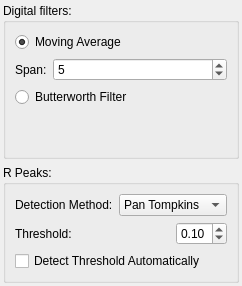
        <widget class="QWidget" name="tabDigitalFilters">
         <attribute name="title">
          <string>Digital Filters</string>
         </attribute>
         <layout class="QVBoxLayout" name="verticalLayout_6">
          <property name="margin">
           <number>3</number>
          </property>
          <item>
           <widget class="QGroupBox" name="groupBoxDigitalFilters">
            <property name="sizePolicy">
             <sizepolicy hsizetype="Minimum" vsizetype="Minimum">
              <horstretch>1</horstretch>
              <verstretch>2</verstretch>
             </sizepolicy>
            </property>
            <property name="minimumSize">
             <size>
              <width>210</width>
              <height>0</height>
             </size>
            </property>
            <property name="maximumSize">
             <size>
              <width>16777215</width>
              <height>16777215</height>
             </size>
            </property>
            <property name="title">
             <string>Digital filters:</string>
            </property>
            <layout class="QVBoxLayout" name="verticalLayout_5">
             <item>
              <widget class="QRadioButton" name="radioButtonMovingAverage">
               <property name="sizePolicy">
                <sizepolicy hsizetype="Minimum" vsizetype="Fixed">
                 <horstretch>0</horstretch>
                 <verstretch>2</verstretch>
                </sizepolicy>
               </property>
               <property name="text">
                <string>Moving Average</string>
               </property>
               <property name="checked">
                <bool>true</bool>
               </property>
              </widget>
             </item>
             <item>
              <layout class="QHBoxLayout" name="horizontalLayout_2">
               <item>
                <widget class="QLabel" name="labelSpan">
                 <property name="text">
                  <string>Span:</string>
                 </property>
                </widget>
               </item>
               <item>
                <widget class="QSpinBox" name="spinBoxMovingAverageSpan">
                 <property name="sizePolicy">
                  <sizepolicy hsizetype="Minimum" vsizetype="Fixed">
                   <horstretch>2</horstretch>
                   <verstretch>0</verstretch>
                  </sizepolicy>
                 </property>
                 <property name="value">
                  <number>5</number>
                 </property>
                </widget>
               </item>
              </layout>
             </item>
             <item>
              <widget class="QRadioButton" name="radioButtonButterworthFilter">
               <property name="sizePolicy">
                <sizepolicy hsizetype="Minimum" vsizetype="Fixed">
                 <horstretch>0</horstretch>
                 <verstretch>2</verstretch>
                </sizepolicy>
               </property>
               <property name="text">
                <string>Butterworth Filter</string>
               </property>
              </widget>
             </item>
             <item>
              <spacer name="verticalSpacer">
               <property name="orientation">
                <enum>Qt::Vertical</enum>
               </property>
               <property name="sizeHint" stdset="0">
                <size>
                 <width>20</width>
                 <height>40</height>
                </size>
               </property>
              </spacer>
             </item>
            </layout>
           </widget>
          </item>
          <item>
           <widget class="QGroupBox" name="groupBox_4">
            <property name="title">
             <string>R Peaks:</string>
            </property>
            <layout class="QHBoxLayout" name="horizontalLayout_10">
             <item>
              <layout class="QVBoxLayout" name="verticalLayout_7">
               <property name="topMargin">
                <number>0</number>
               </property>
               <item>
                <layout class="QHBoxLayout" name="horizontalLayout_4">
                 <property name="bottomMargin">
                  <number>0</number>
                 </property>
                 <item>
                  <widget class="QLabel" name="label">
                   <property name="text">
                    <string>Detection Method:</string>
                   </property>
                  </widget>
                 </item>
                 <item>
                  <widget class="QComboBox" name="comboBoxRPeaksDetectionMethod">
                   <property name="sizePolicy">
                    <sizepolicy hsizetype="Preferred" vsizetype="Fixed">
                     <horstretch>2</horstretch>
                     <verstretch>0</verstretch>
                    </sizepolicy>
                   </property>
                   <item>
                    <property name="text">
                     <string>Pan Tompkins</string>
                    </property>
                   </item>
                   <item>
                    <property name="text">
                     <string>Hilbert</string>
                    </property>
                   </item>
                  </widget>
                 </item>
                </layout>
               </item>
               <item>
                <layout class="QHBoxLayout" name="horizontalLayout_7">
                 <property name="bottomMargin">
                  <number>0</number>
                 </property>
                 <item>
                  <widget class="QLabel" name="label_3">
                   <property name="text">
                    <string>Threshold:</string>
                   </property>
                  </widget>
                 </item>
                 <item>
                  <spacer name="horizontalSpacer">
                   <property name="orientation">
                    <enum>Qt::Horizontal</enum>
                   </property>
                   <property name="sizeHint" stdset="0">
                    <size>
                     <width>40</width>
                     <height>20</height>
                    </size>
                   </property>
                  </spacer>
                 </item>
                 <item>
                  <widget class="QDoubleSpinBox" name="doubleSpinBoxRPeaksThreshold">
                   <property name="minimumSize">
                    <size>
                     <width>50</width>
                     <height>0</height>
                    </size>
                   </property>
                   <property name="maximum">
                    <double>0.900000000000000</double>
                   </property>
                   <property name="singleStep">
                    <double>0.100000000000000</double>
                   </property>
                   <property name="value">
                    <double>0.100000000000000</double>
                   </property>
                  </widget>
                 </item>
                </layout>
               </item>
               <item>
                <layout class="QHBoxLayout" name="horizontalLayout_8">
                 <property name="bottomMargin">
                  <number>0</number>
                 </property>
                 <item>
                  <widget class="QCheckBox" name="checkBoxRPeaksDetectThresholdAutomatically">
                   <property name="text">
                    <string>Detect Threshold Automatically</string>
                   </property>
                  </widget>
                 </item>
                </layout>
               </item>
              </layout>
             </item>
            </layout>
            <zorder></zorder>
           </widget>
          </item>
         </layout>
        </widget>
